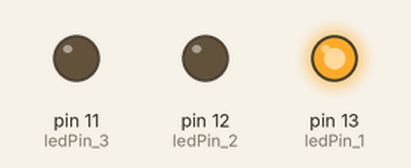
The sketch below on a simulated Arduino Uno, built with avr-gcc and run on an emulated ATmega328P. Shown: output pins drawn as LEDs (lit = HIGH).

Above: at 0.05 s.
At 0.55 s:
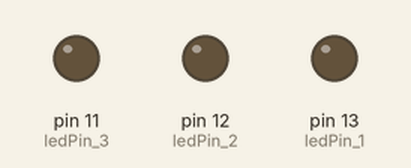
At 0.75 s:
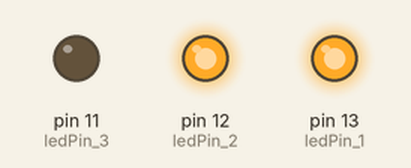
At 1.45 s:
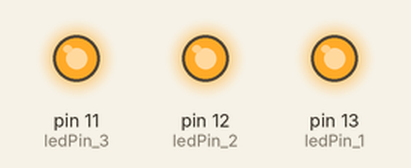
At 2.15 s:
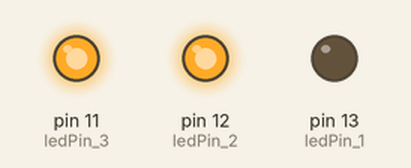
At 2.85 s:
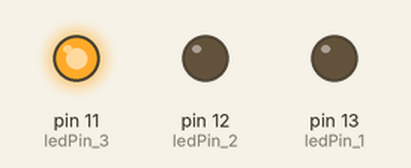
Timing chart, 0 to 3.1 s (numbered marks = the images above):
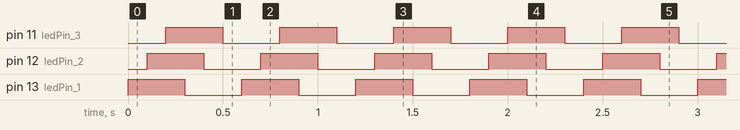

Measured:
- by itself, pin 11 (ledPin_3), pin 12 (ledPin_2), pin 13 (ledPin_1): alternates HIGH for 0.30 s and LOW for 0.30 s
- by itself, everything shown: repeats every 0.60 s, in 6 steps

The sketch:

Several_Blinking_LEDs.ino
```cpp
int ledPin_1 = 13;
int ledPin_2 = 12;
int ledPin_3 = 11;

void setup()
{
  pinMode(ledPin_1, OUTPUT);
  pinMode(ledPin_2, OUTPUT);
  pinMode(ledPin_3, OUTPUT);
}

void loop()
{
  digitalWrite(ledPin_1, HIGH);
  delay(100);
  digitalWrite(ledPin_2, HIGH);
  delay(100);
  digitalWrite(ledPin_3, HIGH);
  delay(100);
  digitalWrite(ledPin_1, LOW);
  delay(100);
  digitalWrite(ledPin_2, LOW);
  delay(100);
  digitalWrite(ledPin_3, LOW);
  delay(100);

}
```
